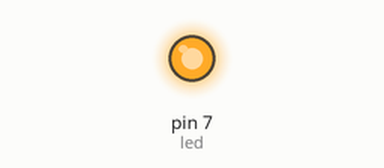
Simulated run of this sketch. Board: Arduino Uno, built with avr-gcc and run on an emulated ATmega328P. Parts: output pins drawn as LEDs (lit = HIGH).

Above: at 0.1 s.
Timing chart, 0 to 1.6 s (numbered marks = the images above):
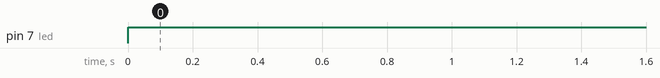

Measured:
- by itself, pin 7 (led): LOW → HIGH at 0.00 s

The sketch:

white_led.ino
```cpp
int led = 7;
void setup()
{
  pinMode(led, OUTPUT);     //Set Pin7 as output
}
void loop()
{   /*
    digitalWrite(led, HIGH);   //Turn off led
          delay(1000);
          digitalWrite(led, LOW);    //Turn on led
          delay(1000);
*/
          digitalWrite(led, HIGH);    //Turn on led
          delay(1000);
}
```
